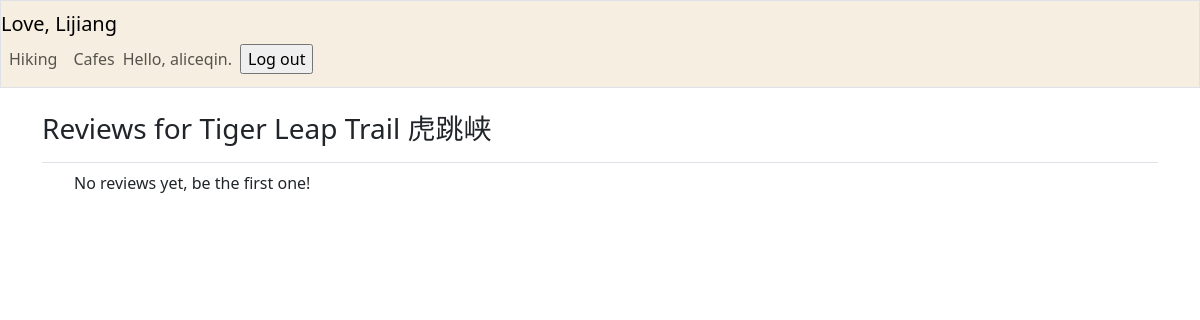
The page /trail_reviews/1 (signed in) on the database as committed earlier.
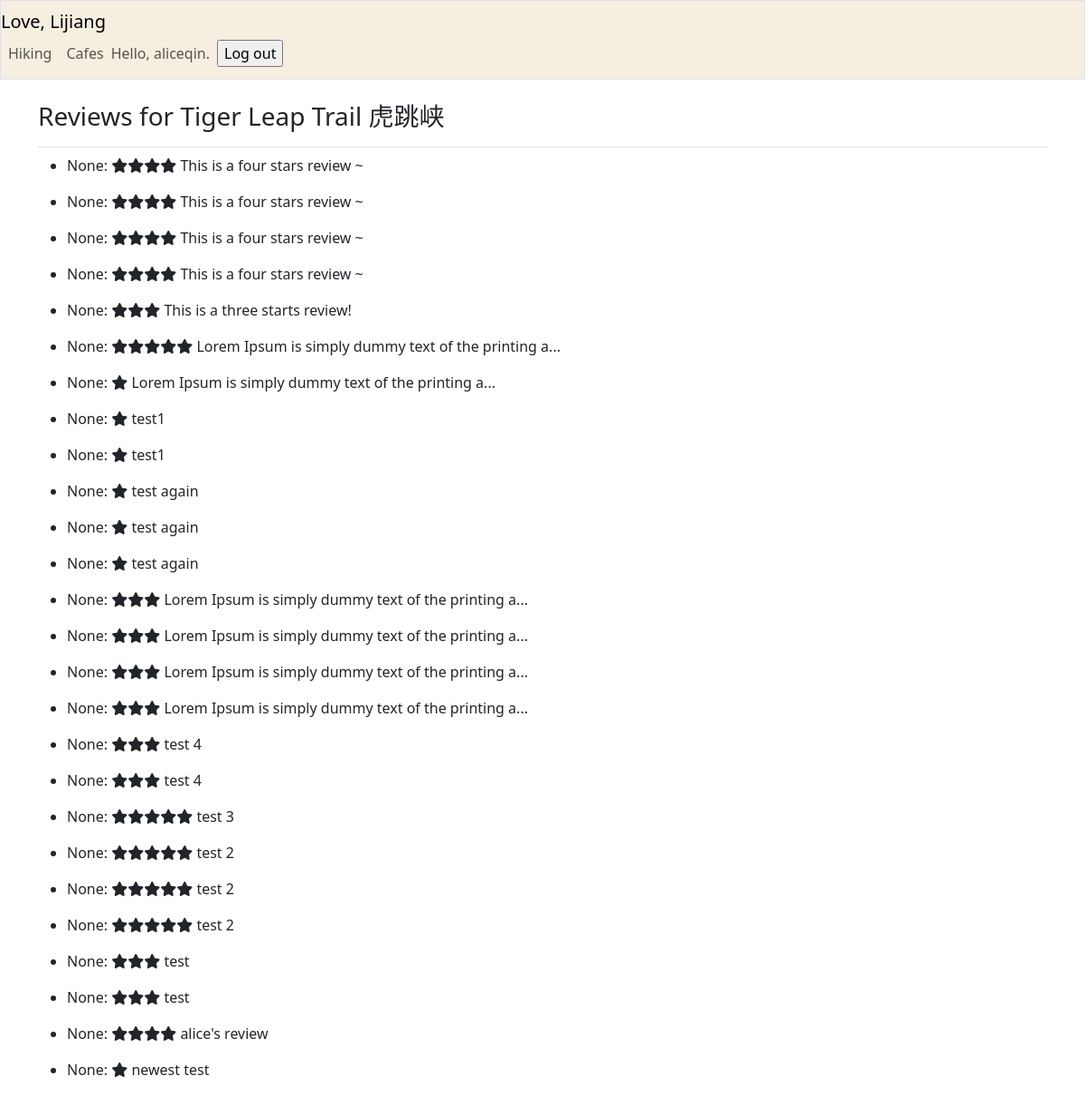
The same page on the database as committed later.
### lijiang_guide/models.py (models this page shows)
class Hiking(models.Model):
    name = models.CharField(max_length=200)
    location = models.CharField(max_length=200)
    google_map = models.URLField()
    hiking_image = models.ImageField(null=True, blank=True, upload_to='hiking_images/')
    def __str__(self):
        return self.name

class TrailReview(models.Model):
    RATING = [
        (1, 'One Star' ),
        (2, 'Two Stars'),
        (3, 'Three Stars'),
        (4, 'Four Stars'),
        (5, 'Five Stars'),
    ]
    user = models.ForeignKey(User, on_delete=models.SET_NULL, null=True)
    trail = models.ForeignKey(Hiking, on_delete=models.CASCADE)
    review = models.TextField()
    rating = models.IntegerField(choices=RATING, default=None)
    date = models.DateField(auto_now_add=True)
    class Meta:
        verbose_name_plural = "Trail Reviews"
    def __str__(self):
        if len(self.review) > 50:
            truncated_review = f"{self.review[:50]}..."
        else:
            truncated_review = self.review
        stars_html = ''.join(['<i class="fa-solid fa-star"></i>' for i in range(self.rating)])
        return f"{stars_html} {truncated_review}"

### lijiang_guide/views.py (the view)
# urls.py: path('trail_reviews/<int:trail_id>', views.trail_reviews, name='trail_reviews'),
@login_required
def trail_reviews(request, trail_id):
    trail = Hiking.objects.get(id=trail_id)
    reviews = TrailReview.objects.filter(trail=trail).order_by('-date')
    return render(request, 'lijiang_guide/trail_reviews.html', {
        'trail': trail,
        'reviews': reviews
    })

### lijiang_guide/templates/lijiang_guide/trail_reviews.html
{% extends 'lijiang_guide/base.html' %}
{% load static %}
{% load django_bootstrap5 %}
{% block page_header %}
  <h3>Reviews for {{ trail }}</h3>
{% endblock page_header %}
{% block content %}
  <ul>
    {% for review in reviews %}
      <li><p>{{ review.user}}: {{ review|safe }}</p></li>
    {% empty %}
      <p>No reviews yet, be the first one!</p>
    {% endfor %}
  </ul>
{% endblock content %}

### lijiang_guide/templates/lijiang_guide/base.html (shortened to what this page needs)
{% load static %}
<!DOCTYPE html>
<html lang="en">
<head>
  {% load django_bootstrap5 %}
  {% bootstrap_css %}
  <link rel="stylesheet" type="text/css" href="{% static '/custom.css' %}">
</head>
<body>
  <nav class="navbar navbar-expand-md mb-4 border" style="background-color: #F6EEE0">
    <div class="container-fliud">
      <a class="navbar-brand" href="{% url 'lijiang_guide:index' %}">Love, Lijiang</a>
      <div class="collapse navbar-collapse" id="navbarCollapse">
        <ul class="navbar-nav me-auto mb-2 mb-md-0">
          <li class="nav-item">
            <a class="nav-link" href="{% url 'lijiang_guide:hiking' %}">Hiking</a>
          </li>
          <li class="nav-item">
            <a class="nav-link" href="{% url 'lijiang_guide:cafe' %}">Cafes</a>
          </li>
        </ul>
        <ul class="navbar-nav ms-auto mb-2 mb-md-0">
          {% if user.is_authenticated %}
             <li class="nav-item"><span class="navbar-text me-2">Hello, {{user.username}}.</span></li>
          {% else %}
            <li class="nav-item"><a class="nav-link" href="{% url 'accounts:register' %}">Register</a></li>
            <li class="nav-item"><a class="nav-link" href="{% url 'accounts:login' %}">Log in</a></li>
          {% endif %}
        </ul>
        {% if user.is_authenticated %}
          <form action="{% url 'accounts:logout' %}" method="post">
            <input type="submit" value="Log out">
          </form>
        {% endif %}
      </div>
    </div>
  </nav>
  <main class="container">
    <div class="pb-2 mb-2 border-bottom">
      {% block page_header %}{% endblock page_header %}
    </div>
    <div>
      {% block content %}{% endblock content %}
    </div>
  </main>
</body>
</html>

Rows that differ between the two databases and show on the page:
added TrailReview: user "None", review+rating "This is a four stars review ~"
added TrailReview: user "None", review+rating "This is a four stars review ~"
added TrailReview: user "None", review+rating "This is a four stars review ~"
added TrailReview: user "None", review+rating "This is a four stars review ~"
added TrailReview: user "None", review+rating "This is a three starts review!"
added TrailReview: user "None", review+rating "Lorem Ipsum is simply dummy text of the printing a..."
added TrailReview: user "None", review+rating "Lorem Ipsum is simply dummy text of the printing a..."
added TrailReview: user "None", review+rating "test1"
added TrailReview: user "None", review+rating "test1"
added TrailReview: user "None", review+rating "test again"
added TrailReview: user "None", review+rating "test again"
added TrailReview: user "None", review+rating "test again"
added TrailReview: user "None", review+rating "Lorem Ipsum is simply dummy text of the printing a..."
added TrailReview: user "None", review+rating "Lorem Ipsum is simply dummy text of the printing a..."
added TrailReview: user "None", review+rating "Lorem Ipsum is simply dummy text of the printing a..."
added TrailReview: user "None", review+rating "Lorem Ipsum is simply dummy text of the printing a..."
added TrailReview: user "None", review+rating "test 4"
added TrailReview: user "None", review+rating "test 4"
added TrailReview: user "None", review+rating "test 3"
added TrailReview: user "None", review+rating "test 2"
added TrailReview: user "None", review+rating "test 2"
added TrailReview: user "None", review+rating "test 2"
added TrailReview: user "None", review+rating "test"
added TrailReview: user "None", review+rating "test"
added TrailReview: user "None", review+rating "alice's review"
added TrailReview: user "None", review+rating "newest test"
Other text that changed with them:
text no longer shown: "No reviews yet, be the first one!"
